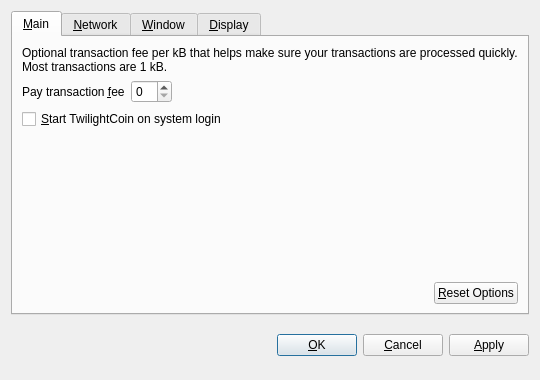
<?xml version="1.0" encoding="UTF-8"?>
<ui version="4.0">
 <class>OptionsDialog</class>
 <widget class="QDialog" name="OptionsDialog">
  <property name="geometry">
   <rect>
    <x>0</x>
    <y>0</y>
    <width>540</width>
    <height>380</height>
   </rect>
  </property>
  <property name="windowTitle">
   <string>Options</string>
  </property>
  <property name="modal">
   <bool>true</bool>
  </property>
  <layout class="QVBoxLayout" name="verticalLayout">
   <item>
    <widget class="QTabWidget" name="tabWidget">
     <property name="tabPosition">
      <enum>QTabWidget::North</enum>
     </property>
     <property name="currentIndex">
      <number>0</number>
     </property>
     <widget class="QWidget" name="tabMain">
      <attribute name="title">
       <string>&amp;Main</string>
      </attribute>
      <layout class="QVBoxLayout" name="verticalLayout_Main">
       <item>
        <widget class="QLabel" name="transactionFeeInfoLabel">
         <property name="text">
          <string>Optional transaction fee per kB that helps make sure your transactions are processed quickly. Most transactions are 1 kB.</string>
         </property>
         <property name="textFormat">
          <enum>Qt::PlainText</enum>
         </property>
         <property name="wordWrap">
          <bool>true</bool>
         </property>
        </widget>
       </item>
       <item>
        <layout class="QHBoxLayout" name="horizontalLayout_1_Main">
         <item>
          <widget class="QLabel" name="transactionFeeLabel">
           <property name="text">
            <string>Pay transaction &amp;fee</string>
           </property>
           <property name="textFormat">
            <enum>Qt::PlainText</enum>
           </property>
           <property name="buddy">
            <cstring>transactionFee</cstring>
           </property>
          </widget>
         </item>
         <item>
          <widget class="BitcoinAmountField" name="transactionFee"/>
         </item>
         <item>
          <spacer name="horizontalSpacer_1_Main">
           <property name="orientation">
            <enum>Qt::Horizontal</enum>
           </property>
           <property name="sizeHint" stdset="0">
            <size>
             <width>40</width>
             <height>20</height>
            </size>
           </property>
          </spacer>
         </item>
        </layout>
       </item>
       <item>
        <widget class="QCheckBox" name="bitcoinAtStartup">
         <property name="toolTip">
          <string>Automatically start TwilightCoin after logging in to the system.</string>
         </property>
         <property name="text">
          <string>&amp;Start TwilightCoin on system login</string>
         </property>
        </widget>
       </item>
       <item>
        <spacer name="verticalSpacer_Main">
         <property name="orientation">
          <enum>Qt::Vertical</enum>
         </property>
         <property name="sizeHint" stdset="0">
          <size>
           <width>20</width>
           <height>40</height>
          </size>
         </property>
        </spacer>
       </item>
       <item>
        <layout class="QHBoxLayout" name="horizontalLayout_2_Main">
         <item>
          <spacer name="horizontalSpacer_2_Main">
           <property name="orientation">
            <enum>Qt::Horizontal</enum>
           </property>
           <property name="sizeHint" stdset="0">
            <size>
             <width>40</width>
             <height>20</height>
            </size>
           </property>
          </spacer>
         </item>
         <item>
          <widget class="QPushButton" name="resetButton">
           <property name="toolTip">
            <string>Reset all client options to default.</string>
           </property>
           <property name="text">
            <string>&amp;Reset Options</string>
           </property>
           <property name="autoDefault">
            <bool>false</bool>
           </property>
          </widget>
         </item>
        </layout>
       </item>
      </layout>
     </widget>
     <widget class="QWidget" name="tabNetwork">
      <attribute name="title">
       <string>&amp;Network</string>
      </attribute>
      <layout class="QVBoxLayout" name="verticalLayout_Network">
       <item>
        <widget class="QCheckBox" name="mapPortUpnp">
         <property name="toolTip">
          <string>Automatically open the TwilightCoin client port on the router. This only works when your router supports UPnP and it is enabled.</string>
         </property>
         <property name="text">
          <string>Map port using &amp;UPnP</string>
         </property>
        </widget>
       </item>
       <item>
        <widget class="QCheckBox" name="connectSocks">
         <property name="toolTip">
          <string>Connect to the TwilightCoin network through a SOCKS proxy (e.g. when connecting through Tor).</string>
         </property>
         <property name="text">
          <string>&amp;Connect through SOCKS proxy:</string>
         </property>
        </widget>
       </item>
       <item>
        <layout class="QHBoxLayout" name="horizontalLayout_Network">
         <item>
          <widget class="QLabel" name="proxyIpLabel">
           <property name="text">
            <string>Proxy &amp;IP:</string>
           </property>
           <property name="textFormat">
            <enum>Qt::PlainText</enum>
           </property>
           <property name="buddy">
            <cstring>proxyIp</cstring>
           </property>
          </widget>
         </item>
         <item>
          <widget class="QValidatedLineEdit" name="proxyIp">
           <property name="maximumSize">
            <size>
             <width>140</width>
             <height>16777215</height>
            </size>
           </property>
           <property name="toolTip">
            <string>IP address of the proxy (e.g. 127.0.0.1)</string>
           </property>
          </widget>
         </item>
         <item>
          <widget class="QLabel" name="proxyPortLabel">
           <property name="text">
            <string>&amp;Port:</string>
           </property>
           <property name="textFormat">
            <enum>Qt::PlainText</enum>
           </property>
           <property name="buddy">
            <cstring>proxyPort</cstring>
           </property>
          </widget>
         </item>
         <item>
          <widget class="QLineEdit" name="proxyPort">
           <property name="maximumSize">
            <size>
             <width>55</width>
             <height>16777215</height>
            </size>
           </property>
           <property name="toolTip">
            <string>Port of the proxy (e.g. 9050)</string>
           </property>
          </widget>
         </item>
         <item>
          <widget class="QLabel" name="socksVersionLabel">
           <property name="text">
            <string>SOCKS &amp;Version:</string>
           </property>
           <property name="textFormat">
            <enum>Qt::PlainText</enum>
           </property>
           <property name="buddy">
            <cstring>socksVersion</cstring>
           </property>
          </widget>
         </item>
         <item>
          <widget class="QValueComboBox" name="socksVersion">
           <property name="toolTip">
            <string>SOCKS version of the proxy (e.g. 5)</string>
           </property>
          </widget>
         </item>
         <item>
          <spacer name="horizontalSpacer_Network">
           <property name="orientation">
            <enum>Qt::Horizontal</enum>
           </property>
           <property name="sizeHint" stdset="0">
            <size>
             <width>40</width>
             <height>20</height>
            </size>
           </property>
          </spacer>
         </item>
        </layout>
       </item>
       <item>
        <spacer name="verticalSpacer_Network">
         <property name="orientation">
          <enum>Qt::Vertical</enum>
         </property>
         <property name="sizeHint" stdset="0">
          <size>
           <width>20</width>
           <height>40</height>
          </size>
         </property>
        </spacer>
       </item>
      </layout>
     </widget>
     <widget class="QWidget" name="tabWindow">
      <attribute name="title">
       <string>&amp;Window</string>
      </attribute>
      <layout class="QVBoxLayout" name="verticalLayout_Window">
       <item>
        <widget class="QCheckBox" name="minimizeToTray">
         <property name="toolTip">
          <string>Show only a tray icon after minimizing the window.</string>
         </property>
         <property name="text">
          <string>&amp;Minimize to the tray instead of the taskbar</string>
         </property>
        </widget>
       </item>
       <item>
        <widget class="QCheckBox" name="minimizeOnClose">
         <property name="toolTip">
          <string>Minimize instead of exit the application when the window is closed. When this option is enabled, the application will be closed only after selecting Quit in the menu.</string>
         </property>
         <property name="text">
          <string>M&amp;inimize on close</string>
         </property>
        </widget>
       </item>
       <item>
        <spacer name="verticalSpacer_Window">
         <property name="orientation">
          <enum>Qt::Vertical</enum>
         </property>
         <property name="sizeHint" stdset="0">
          <size>
           <width>20</width>
           <height>40</height>
          </size>
         </property>
        </spacer>
       </item>
      </layout>
     </widget>
     <widget class="QWidget" name="tabDisplay">
      <attribute name="title">
       <string>&amp;Display</string>
      </attribute>
      <layout class="QVBoxLayout" name="verticalLayout_Display">
       <item>
        <layout class="QHBoxLayout" name="horizontalLayout_1_Display">
         <item>
          <widget class="QLabel" name="langLabel">
           <property name="text">
            <string>User Interface &amp;language:</string>
           </property>
           <property name="textFormat">
            <enum>Qt::PlainText</enum>
           </property>
           <property name="buddy">
            <cstring>lang</cstring>
           </property>
          </widget>
         </item>
         <item>
          <widget class="QValueComboBox" name="lang">
           <property name="toolTip">
            <string>The user interface language can be set here. This setting will take effect after restarting TwilightCoin.</string>
           </property>
          </widget>
         </item>
        </layout>
       </item>
       <item>
        <layout class="QHBoxLayout" name="horizontalLayout_2_Display">
         <item>
          <widget class="QLabel" name="unitLabel">
           <property name="text">
            <string>&amp;Unit to show amounts in:</string>
           </property>
           <property name="textFormat">
            <enum>Qt::PlainText</enum>
           </property>
           <property name="buddy">
            <cstring>unit</cstring>
           </property>
          </widget>
         </item>
         <item>
          <widget class="QValueComboBox" name="unit">
           <property name="toolTip">
            <string>Choose the default subdivision unit to show in the interface and when sending coins.</string>
           </property>
          </widget>
         </item>
        </layout>
       </item>
       <item>
        <widget class="QCheckBox" name="displayAddresses">
         <property name="toolTip">
          <string>Whether to show TwilightCoin addresses in the transaction list or not.</string>
         </property>
         <property name="text">
          <string>&amp;Display addresses in transaction list</string>
         </property>
        </widget>
       </item>
       <item>
        <widget class="QCheckBox" name="coinControlFeatures">
         <property name="toolTip">
          <string>Whether to show coin control features or not.</string>
         </property>
         <property name="text">
          <string>Display coin &amp;control features (experts only!)</string>
         </property>
        </widget>
       </item>
       <item>
        <spacer name="verticalSpacer_Display">
         <property name="orientation">
          <enum>Qt::Vertical</enum>
         </property>
         <property name="sizeHint" stdset="0">
          <size>
           <width>20</width>
           <height>40</height>
          </size>
         </property>
        </spacer>
       </item>
      </layout>
     </widget>
    </widget>
   </item>
   <item>
    <layout class="QHBoxLayout" name="horizontalLayout_Buttons">
     <item>
      <spacer name="horizontalSpacer_1">
       <property name="orientation">
        <enum>Qt::Horizontal</enum>
       </property>
       <property name="sizeHint" stdset="0">
        <size>
         <width>40</width>
         <height>48</height>
        </size>
       </property>
      </spacer>
     </item>
     <item>
      <widget class="QLabel" name="statusLabel">
       <property name="font">
        <font>
         <weight>75</weight>
         <bold>true</bold>
        </font>
       </property>
       <property name="text">
        <string/>
       </property>
       <property name="textFormat">
        <enum>Qt::PlainText</enum>
       </property>
       <property name="wordWrap">
        <bool>true</bool>
       </property>
      </widget>
     </item>
     <item>
      <spacer name="horizontalSpacer_2">
       <property name="orientation">
        <enum>Qt::Horizontal</enum>
       </property>
       <property name="sizeHint" stdset="0">
        <size>
         <width>40</width>
         <height>48</height>
        </size>
       </property>
      </spacer>
     </item>
     <item>
      <widget class="QPushButton" name="okButton">
       <property name="text">
        <string>&amp;OK</string>
       </property>
      </widget>
     </item>
     <item>
      <widget class="QPushButton" name="cancelButton">
       <property name="text">
        <string>&amp;Cancel</string>
       </property>
       <property name="autoDefault">
        <bool>false</bool>
       </property>
      </widget>
     </item>
     <item>
      <widget class="QPushButton" name="applyButton">
       <property name="text">
        <string>&amp;Apply</string>
       </property>
       <property name="autoDefault">
        <bool>false</bool>
       </property>
      </widget>
     </item>
    </layout>
   </item>
  </layout>
 </widget>
 <customwidgets>
  <customwidget>
   <class>BitcoinAmountField</class>
   <extends>QSpinBox</extends>
   <header>bitcoinamountfield.h</header>
  </customwidget>
  <customwidget>
   <class>QValueComboBox</class>
   <extends>QComboBox</extends>
   <header>qvaluecombobox.h</header>
  </customwidget>
  <customwidget>
   <class>QValidatedLineEdit</class>
   <extends>QLineEdit</extends>
   <header>qvalidatedlineedit.h</header>
  </customwidget>
 </customwidgets>
 <resources/>
 <connections/>
</ui>
